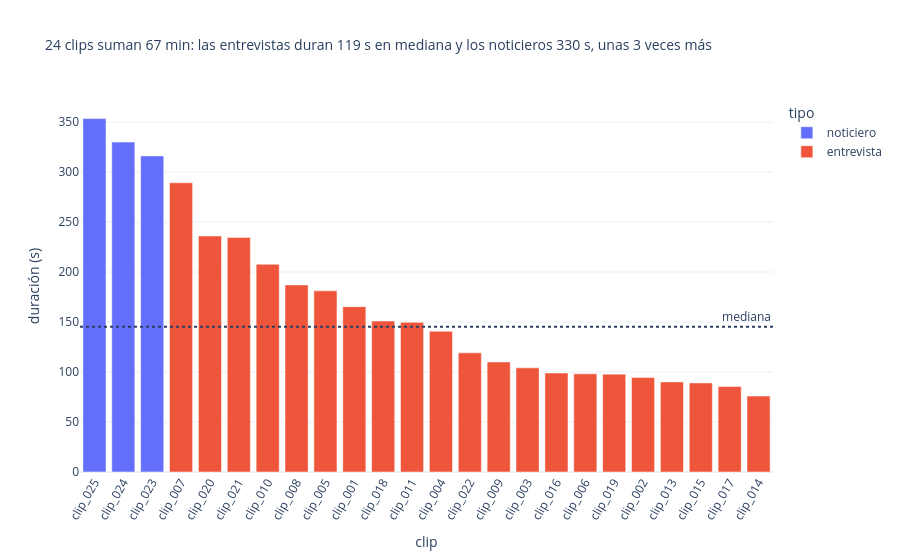

The cell this chart's notebook holds for it:
### Code cell
med = clips.groupby("tipo").duracion_seg.median()
fig = px.bar(clips.sort_values("duracion_seg", ascending=False), x="id", y="duracion_seg", color="tipo",
             labels={"duracion_seg": "duración (s)", "id": "clip"},
             title=(f"{len(clips)} clips suman {clips.duracion_seg.sum() / 60:.0f} min: las entrevistas duran {med.get('entrevista', 0):.0f} s en mediana "
                    f"y los noticieros {med.get('noticiero', 0):.0f} s, unas {med.get('noticiero', 0) / med.get('entrevista', 1):.0f} veces más"))
fig.add_hline(y=clips.duracion_seg.median(), line_dash="dot", annotation_text="mediana")
fig.update_layout(title_font_size=14, xaxis_tickangle=-60)
fig.show()

### Figure 1 — Plotly figure (JSON) as saved in the notebook; plotly's stock layout.template omitted (floating-point values rounded to 4 significant figures)
{"data": [{"hovertemplate": "tipo=noticiero<br>clip=%{x}<br>duración (s)=%{y}<extra></extra>", "legendgroup": "noticiero", "marker": {"color": "#636efa", "pattern": {"shape": ""}}, "name": "noticiero", "orientation": "v", "showlegend": true, "textposition": "auto", "type": "bar", "x": ["clip_025", "clip_024", "clip_023"], "xaxis": "x", "y": [353.5, 330.0, 316.2], "yaxis": "y"}, {"hovertemplate": "tipo=entrevista<br>clip=%{x}<br>duración (s)=%{y}<extra></extra>", "legendgroup": "entrevista", "marker": {"color": "#EF553B", "pattern": {"shape": ""}}, "name": "entrevista", "orientation": "v", "showlegend": true, "textposition": "auto", "type": "bar", "x": ["clip_007", "clip_020", "clip_021", "clip_010", "clip_008", "clip_005", "clip_001", "clip_018", "clip_011", "clip_004", "clip_022", "clip_009", "clip_003", "clip_016", "clip_006", "clip_019", "clip_002", "clip_013", "clip_015", "clip_017", "clip_014"], "xaxis": "x", "y": [289.3, 236.1, 234.6, 207.8, 187.1, 181.2, 165.4, 151.0, 149.7, 140.8, 119.2, 110.1, 104.2, 99.0, 98.2, 97.9, 94.5, 90.1, 89.1, 85.5, 75.9], "yaxis": "y"}], "layout": {"annotations": [{"showarrow": false, "text": "mediana", "x": 1, "xanchor": "right", "xref": "x domain", "y": 145.2, "yanchor": "bottom", "yref": "y"}], "barmode": "relative", "legend": {"title": {"text": "tipo"}, "tracegroupgap": 0}, "shapes": [{"line": {"dash": "dot"}, "type": "line", "x0": 0, "x1": 1, "xref": "x domain", "y0": 145.2, "y1": 145.2, "yref": "y"}], "title": {"font": {"size": 14}, "text": "24 clips suman 67 min: las entrevistas duran 119 s en mediana y los noticieros 330 s, unas 3 veces más"}, "xaxis": {"anchor": "y", "domain": [0.0, 1.0], "tickangle": -60, "title": {"text": "clip"}}, "yaxis": {"anchor": "x", "domain": [0.0, 1.0], "title": {"text": "duración (s)"}}}}
